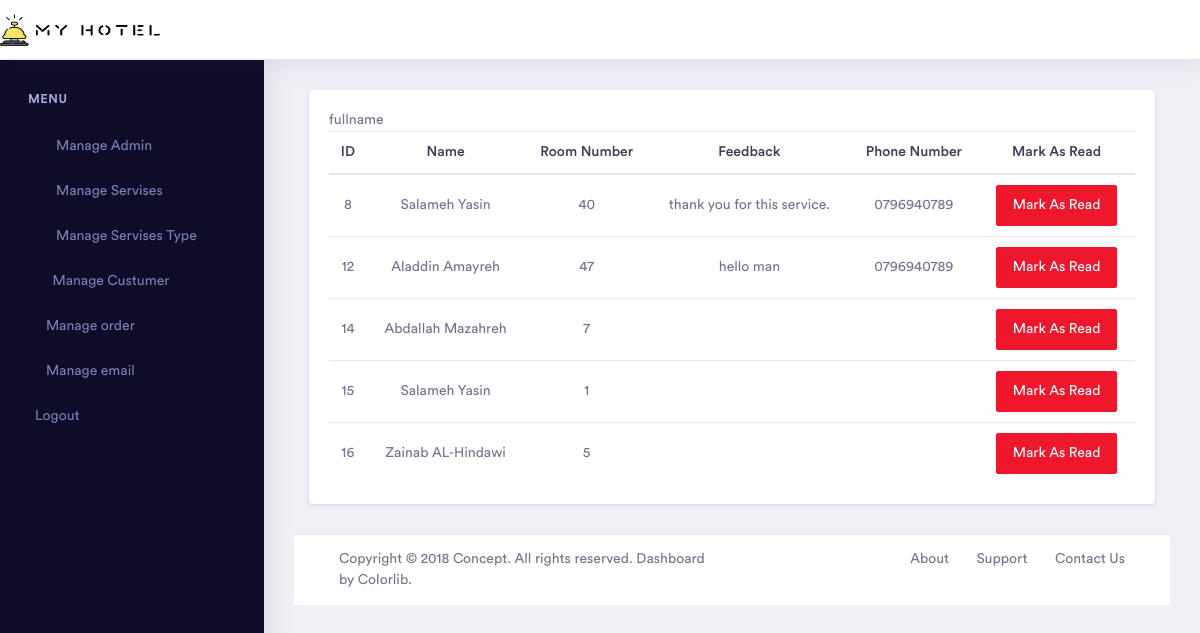
/admin/customer_feedback.php (signed in), run on the app's committed database.
### tables this page shows
CREATE TABLE `customer` (
  `customer_id` int(3) NOT NULL,
  `customer_email` varchar(400) NOT NULL,
  `customer_password` varchar(100) NOT NULL,
  `fullname` text NOT NULL,
  `room_number` int(20) NOT NULL,
  `service_id` int(20) NOT NULL,
  `customer_phone` varchar(250) NOT NULL,
  `customer_message` mediumtext NOT NULL
);

### admin/customer_feedback.php (the view, shortened to what this page needs)
<?php
include("../includes/connect.php");
include("../includes/header.php");
?>
   <div class="col-xl-12 col-lg-12 col-md-12 col-sm-12 col-12">
                            <div class="card">
                                <div class="card-body">
                                    <table class="table">
                                        <thead>
                                            <tr style="text-align: center;">
                                                <th scope="col">ID</th>
                                                <th scope="col">Name</th>
                                                <th scope="col">Room Number</th>
                                                <th scope="col">Feedback</th>
                                                <th scope="col">Phone Number</th>
                                                <th scope="col">Mark As Read</th>
                                            </tr>
                                        </thead>
                                        <tbody>
                                            <?php
                                            $query = "SELECT * FROM customer";
                                            $result= mysqli_query($conn,$query);
                                            while($row=mysqli_fetch_assoc($result)){
                                                echo "<tr style='text-align: center;'>";
                                                echo "<td>{$row['customer_id']}</td>";
                                                echo "<td>{$row['fullname']}</td>";
                                                echo "<td>{$row['room_number']}</td>";
                                                echo "<td>{$row['customer_message']}</td>";
                                                echo "<td>{$row['customer_phone']}</td>";
                                                echo "<td><a href ='delete_feedback.php?customer_id={$row['customer_id']}' class='btn
                                                             btn-danger'>Mark As Read</td>";
                                                echo "</tr>";
                                            }
                                            ?>
                                        </tbody>
                                    </table>
                                </div>
                            </div>
                        </div>
<?php include("../includes/footer.php"); ?>

### data on the page
customer: customer_id "8", fullname "Salameh Yasin", room_number "40", customer_message "thank you for this service.", customer_phone "0796940789"
customer: customer_id "12", fullname "Aladdin Amayreh", room_number "47", customer_message "hello man", customer_phone "0796940789"
customer: customer_id "14", fullname "Abdallah Mazahreh", room_number "7"
customer: customer_id "15", fullname "Salameh Yasin", room_number "1"
customer: customer_id "16", fullname "Zainab AL-Hindawi", room_number "5"
